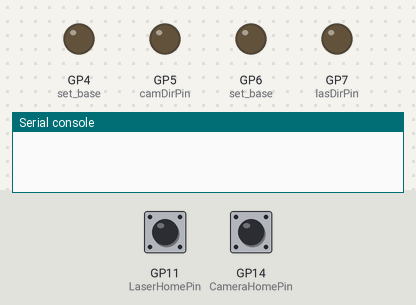
A program run on a simulated Raspberry Pi Pico running MicroPython. Parts: output pins drawn as LEDs (lit = HIGH), the last lines printed to the serial console. Inputs (shaded band) come from the test bench; at power-on: GP11 (LaserHomePin) LOW, GP14 (CameraHomePin) LOW. Pins used as bus, display or sensor lines are not drawn.

Above: at 1.2 s.
1.3 s: GP11 (LaserHomePin) pulled HIGH for 0.15 s
At 1.48 s:
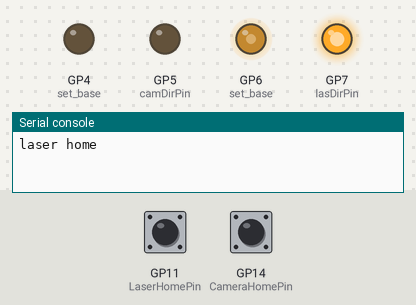
At 2.8 s:
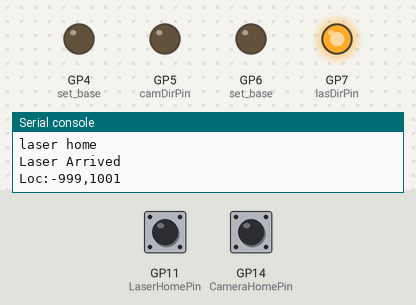
3.1 s: GP14 (CameraHomePin) pulled HIGH for 0.15 s
At 4.2 s:
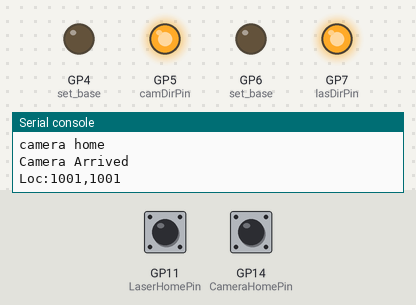
Timing chart, 0 to 6.1 s (numbered marks = the images above; inputs shaded):
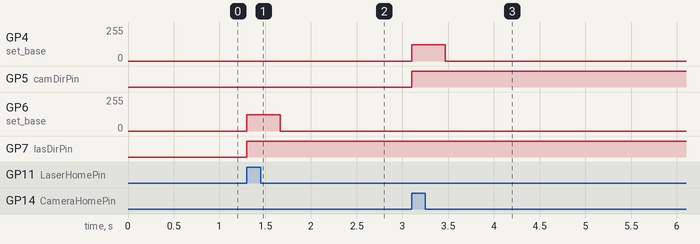

The program:

main.py
```python
import time
import rp2
from machine import Pin
from machine import freq
from machine import mem32

def sm_div_calc(target_f):
    if target_f < 0:
        div = 256
    elif target_f == 0:
        # Special case: set clkdiv to 0.
        div = 0
    else:
        div = freq() * 256 // target_f
        if div <= 256 or div >= 16777216:
            raise ValueError("freq out of range")
    return div << 8


# Laser and Camera control by Jonathan Fay & Jamie Andersen Fields
@rp2.asm_pio(set_init=rp2.PIO.OUT_LOW)
def steps0():
    wrap_target()
    label("start")
    pull(block)
    mov(x, osr)
    label("loop2")
    set(pins, 1)   [10]
    set(pins, 0)   [10]
    jmp(x_dec, "loop2")
    irq(block,0)
    wrap()

@rp2.asm_pio(set_init=rp2.PIO.OUT_LOW)
def steps3():
    wrap_target()
    label("start")
    pull(block)
    mov(x, osr)
    label("loop2")
    set(pins, 1)   [10]
    set(pins, 0)   [10]
    jmp(x_dec, "loop2")

    irq(block,3)
    wrap()

CamPos = -999
LasPos = -999
CurCamPos = -999
CurLasPos = -999

CameraHomePin = machine.Pin(14, machine.Pin.IN, machine.Pin.PULL_DOWN)
LaserHomePin = machine.Pin(11, machine.Pin.IN, machine.Pin.PULL_DOWN)

def LaserHitHome(pin):
#    print(pin)
    global lsm
    global lasDirPin
    global LaserHomePin
    if (LaserHomePin.value() == 1):
        if (lasDirPin.value() == 0):
            print("laser home")
            lsm.restart()
            lasDirPin.value(1)
            JogLaser(2000)

def CameraHitHome(pin):
#    print(pin)
    global csm
    global camDirPin
    global CameraHomePin
    if (CameraHomePin.value() == 1):
        if (camDirPin.value() == 0):
            print("camera home")
            csm.restart()
            camDirPin.value(1)
            JogCamera(2000)


LaserHomePin.irq(trigger=Pin.IRQ_RISING, handler=LaserHitHome)
CameraHomePin.irq(trigger=Pin.IRQ_RISING, handler=CameraHitHome)

camDirPin=machine.Pin(5,machine.Pin.OUT)
lasDirPin=machine.Pin(7,machine.Pin.OUT)

laserPowerPin=machine.Pin(15,machine.Pin.OUT)
laserPowerPin.value(1)


def intHandlerCamera(sm):
    global CamPos
    global CurCamPos
    print("Camera Arrived")
    CurCamPos = CamPos
    ShowPosition()

def intHandlerLaser(sm):
    global LasPos
    global CurLasPos
    print("Laser Arrived")
    CurLasPos = LasPos
    ShowPosition()

def HomeLaser():
    global LasPos
    JogLaser(-400000)
    LasPos=-2000

def JogLaser(dist):
    global lsm
    global lasDirPin
    global LasPos
    if (LasPos + dist) > 225000:
        dist = 225000 - LasPos

    d = abs(dist)
    if (d < 0):
        return

    LasPos = LasPos + dist
    if (dist < 0 ):
        lasDirPin.value(0)
        lsm.put(d)
    else:
        lasDirPin.value(1)
        lsm.put(d)

def HomeCamera():
    global CamPos
    JogCamera(-400000)
    CamPos=-2000


def JogCamera(dist):
    global csm
    global camDirPin
    global CamPos

    if (CamPos + dist) > 200000:
        dist = 200000 - CamPos
    d = abs(dist)
    if (d < 0):
        return
    CamPos = CamPos + dist
    if (dist < 0 ):
        camDirPin.value(0)
        csm.put(d)
    else:
        camDirPin.value(1)
        csm.put(d)

def SeekLaser(location):
    global LasPos
    jog = location - LasPos
    JogLaser(jog)

def SeekCamera(location):
    global CamPos
    jog = location - CamPos
    JogCamera(jog)

def ShowPosition():
    global CurCamPos
    global CurLasPos
    print("Loc:{},{}".format(CurCamPos,CurLasPos))


def SetLaserSpeed(speed):
    SM0_CLKDIV = 0x50200000 + 0x0c8
    SM1_CLKDIV = 0x50200000 + 0x0e0
    SM2_CLKDIV = 0x50200000 + 0x0f8
    SM3_CLKDIV = 0x50200000 + 0x110
    mem32[SM3_CLKDIV] = sm_div_calc(speed)

def SetCameraSpeed(speed):
    SM0_CLKDIV = 0x50200000 + 0x0c8
    SM1_CLKDIV = 0x50200000 + 0x0e0
    SM2_CLKDIV = 0x50200000 + 0x0f8
    SM3_CLKDIV = 0x50200000 + 0x110
    mem32[SM0_CLKDIV] = sm_div_calc(speed)

def SetLaserPower(pow):
    global laserPowerPin
    if (pow > 0):
        laserPowerPin.value(0)
    else:
        laserPowerPin.value(1)

csm = rp2.StateMachine(0, steps0, freq=150000, set_base=Pin(4))
lsm = rp2.StateMachine(3, steps3, freq=150000, set_base=Pin(6))

csm.irq(handler=intHandlerCamera)
lsm.irq(handler=intHandlerLaser)

csm.active(1)
lsm.active(1)
```

Measured:
- after the input at 1.3 s, GP6 (set_base): 0/255 → 122/255 at once, → 0/255 0.37 s later; GP7 (lasDirPin): LOW → HIGH at once
- after the input at 3.1 s, GP4 (set_base): 0/255 → 122/255 at once, → 0/255 0.37 s later; GP5 (camDirPin): LOW → HIGH at once
